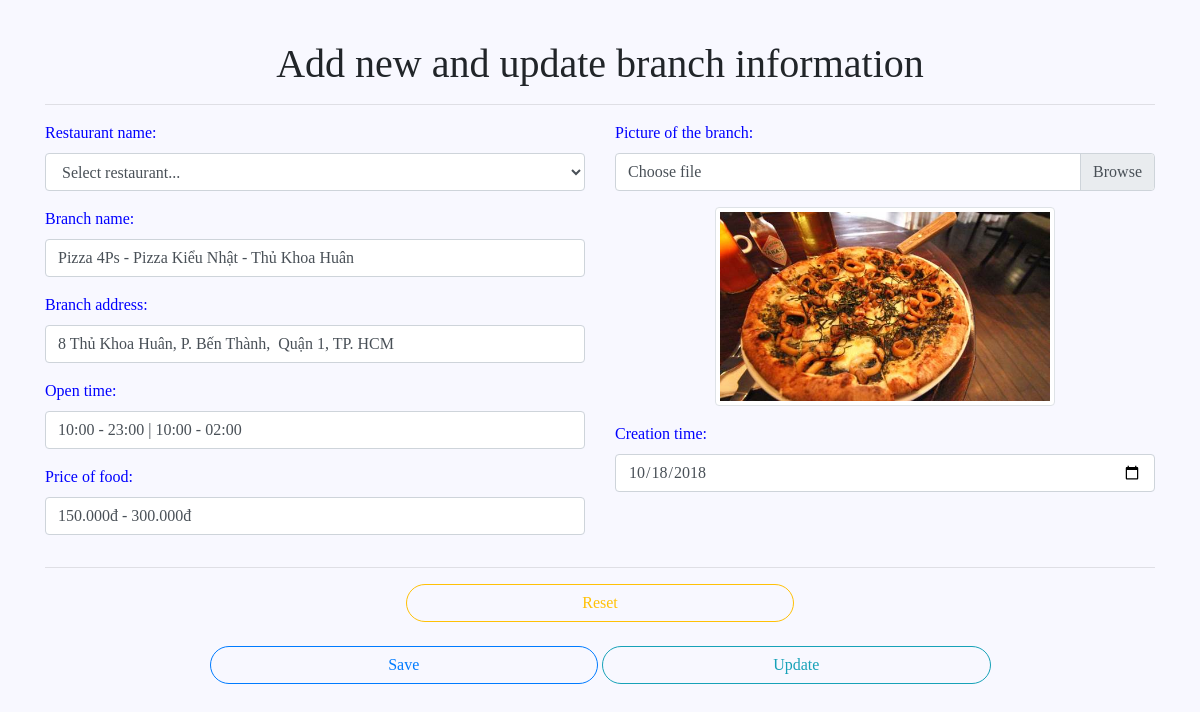
Screenshot of /SERVER/foody-admin/src/admin/modules/user/branch/formAddNewBranch.php?editBranch=3 (signed in) with the database file from the repository.
### tables this page shows
CREATE TABLE `restaurants_branch` (
  `id` int(11) NOT NULL,
  `res_branch_code` text NOT NULL,
  `res_code` text NOT NULL,
  `res_branch_name` text NOT NULL,
  `res_branch_address` text NOT NULL,
  `res_branch_opentime` text NOT NULL,
  `res_branch_price` text NOT NULL,
  `res_branch_image` text NOT NULL,
  `action_like` int(1) NOT NULL,
  `action_touch` int(1) NOT NULL,
  `create_at` date NOT NULL,
  `update_at` date NOT NULL
);

### SERVER/foody-admin/src/admin/modules/user/branch/importLibs.php (called while the page is built, shortened)
<?php
include 'Branch.php';
$branch = new Branch();
require 'updateBranch.php';

### SERVER/foody-admin/src/admin/modules/user/branch/Branch.php (called while the page is built, shortened)
<?php
class Branch
{
    private $resBranchName;
    private $resBranchAddress;
    private $resBranchOpenTime;
    private $resBranchPrice;
    private $resBranchImage;
    private $create_at;
    public function getResBranchName()
    {
        return $this->resBranchName;
    }
    public function setResBranchName($resBranchName)
    {
        $this->resBranchName = $resBranchName;
        return $this;
    }
    public function getResBranchAddress()
    {
        return $this->resBranchAddress;
    }
    public function setResBranchAddress($resBranchAddress)
    {
        $this->resBranchAddress = $resBranchAddress;
        return $this;
    }
    public function getResBranchOpenTime()
    {
        return $this->resBranchOpenTime;
    }
    public function setResBranchOpenTime($resBranchOpenTime)
    {
        $this->resBranchOpenTime = $resBranchOpenTime;
        return $this;
    }
    public function getResBranchPrice()
    {
        return $this->resBranchPrice;
    }
    public function setResBranchPrice($resBranchPrice)
    {
        $this->resBranchPrice = $resBranchPrice;
        return $this;
    }
    public function getResBranchImage()
    {
        return $this->resBranchImage;
    }
    public function setResBranchImage($resBranchImage)
    {
        $this->resBranchImage = $resBranchImage;
        return $this;
    }
    public function getCreate_at()
    {
        return $this->create_at;
    }
    public function setCreate_at($create_at)
    {
        $this->create_at = $create_at;
        return $this;
    }
}

### SERVER/foody-admin/src/admin/modules/user/branch/updateBranch.php (called while the page is built, shortened)
<?php
if (isset($_GET['editBranch'])) {
    $id = $_GET['editBranch'];
    $rec = mysqli_query($connect, "select * from restaurants_branch where id=$id");
}

### SERVER/foody-admin/src/admin/modules/user/branch/formAddNewBranch.php (the view, shortened to what this page needs)
<?php
require 'importLibs.php';
?>
<!DOCTYPE html>
<html lang="en">
<head>
    <link rel="stylesheet" href="https://maxcdn.bootstrapcdn.com/bootstrap/4.1.3/css/bootstrap.min.css">
    <link rel="stylesheet" href="https://cdn.datatables.net/1.10.19/css/dataTables.bootstrap4.min.css">
</head>
<body>
    <div class="container">
        <h1 style="text-align: center">Add new and update branch information</h1>
        <hr>
        <div class="row">
            <div class="col-lg-12 col-md-12 col-sm-12 col-12">
                <form action='formAddNewBranch.php' method="POST" enctype="multipart/form-data">
                    <div class="row">
                        <div class="col-lg-6 col-md-8 col-sm-12 col-12">
                            <div class="form-group">
                                <label for="resCode">Restaurant name:</label>
                                <select name="resCode" id="resCode" class="form-control">
                                    <option value="">
                                            Select restaurant...
                                    </option>
                                </select>
                            </div>
                            <div class="form-group">
                                <label for="branchName">Branch name:</label>
                                <input type="text" class="form-control" placeholder="Enter branch name" name="branchName" id="branchName" value="<?php echo $branch->getResBranchName(); ?>">
                            </div>
                            <div class="form-group">
                                <label for="branchAddress">Branch address:</label>
                                <input type="text" class="form-control" placeholder="Enter branch address" name="branchAddress" id="branchAddress" value="<?php echo $branch->getResBranchAddress(); ?>">
                            </div>
                            <div class="form-group">
                                <label for="branchOpenTime">Open time:</label>
                                <input type="text" class="form-control" placeholder="Enter open time" name="branchOpenTime" id="branchOpenTime" value="<?php echo $branch->getResBranchOpenTime(); ?>">
                            </div>
                            <div class="form-group">
                                <label for="branchPrice">Price of food:</label>
                                <input type="text" class="form-control" placeholder="Enter Price of food" name="branchPrice" id="branchPrice" value="<?php echo $branch->getResBranchPrice(); ?>">
                            </div>
                        </div>
                        <div class="col-lg-6 col-md-8 col-sm-12 col-12">
                            <div class="form-group">
                                <label for="branchImage">Picture of the branch:</label>
                                <div class="input-group mb-3">
                                    <div class="custom-file">
                                        <label class="custom-file-label" for="inputGroupFile01">
                                            Choose file
                                        </label>
                                    </div>
                                </div>
                            </div>
                            <div class="form-group" style="text-align: center">
                                <img id="blah" class="img-thumbnail" src="<?php echo $branch->getResBranchImage(); ?>" alt="" srcset="" width="340px">
                            </div>
                            <div class="form-group">
                                <label for="branchCreate">Creation time:</label>
                                <input type="date" class="form-control" id="branchCreate" placeholder="Enter creation time" name="branchCreate" value="<?php echo $branch->getCreate_at(); ?>">
                            </div>
                        </div>
                    </div>
                    <hr>
                    <div class="form-group" style="text-align: center;">
                        <a class="btn btn-outline-warning" style="width: 35%; border-radius: 20px" href="formAddNewBranch.php">Reset</a>
                        <br><br>
                        <button type="submit" id="btnSaveBranch" name="btnSaveBranch" class="btn btn-outline-primary" style="width: 35%; border-radius: 20px">Save</button>
                        <button type="submit" id="btnUpdateBranch" name="btnUpdateBranch" class="btn btn-outline-info" style="width: 35%; border-radius: 20px">Update</button>
                    </div>
                </form>
            </div>
        </div>
    </div>
</body>
</html>

### SERVER/foody-admin/src/admin/modules/user/branch/formAddNewBranch.php (style rules this page uses)
body { font-family: Serif; margin-bottom: 50px; margin-top:40px; background-color: #F8F8FF; }
label { color: blue; }

### rows the page displays
restaurants_branch: branchName "Pizza 4Ps - Pizza Kiểu Nhật - Thủ Khoa Huân", branchAddress "8 Thủ Khoa Huân, P. Bến Thành, Quận 1, TP. HCM", branchOpenTime "10:00 - 23:00 | 10:00 - 02:00", branchPrice "150.000đ - 300.000đ", res_branch_image (picture), branchCreate "10/18/2018"
